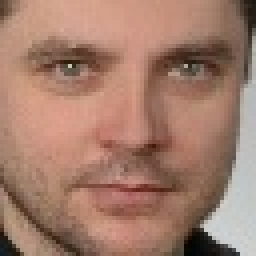
#> input picture photos64/AIN_Ivan Polasek_align.jpg, 64 x 64 px (shown 4 times larger); its folder holds 4 pictures in this run
$ jupyter execute --allow-errors PCA_orig_TrainSet.ipynb   (shell and % lines are left out)
#> lines starting #> are read from the running program, lines starting #| are printed output that depends on the picture
[cell 1]
import os
import cv2
import numpy as np
import matplotlib.pyplot as plt
from sklearn.cluster import KMeans
import sklearn.datasets
from sklearn.decomposition import PCA, TruncatedSVD
import seaborn as sns

### Nacitaj tvare

[cell 2]
# ziskavanie ciest k suborom s fotografiami
_, _, files = list(os.walk("photos64"))[0]

faces = dict()

# nacitanie fotografii
for f in files:
    f.encode('unicode_escape')
    img = cv2.imread("photos64/"+f)
#> img is the input picture: shape (64, 64, 3); mean B, G, R 107.9, 124.6, 163
    # zmena farebnosti z farebnych na grayscale
    gray = cv2.cvtColor(img, cv2.COLOR_BGR2GRAY)
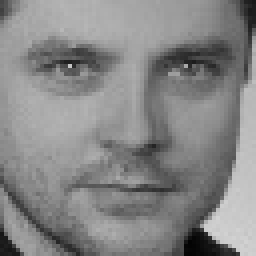
#> gray: shape (64, 64) (shown 4 times larger); min 3, max 210, mean 134.2
    faces[f] = gray
#> pass 2 of the loop `for f in files:`:
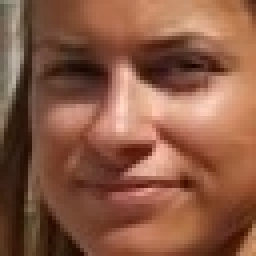
#> input picture photos64/AIN_Dana Skorvankova_align.jpg, 64 x 64 px (shown 4 times larger)
#> img is the input picture: shape (64, 64, 3); mean B, G, R 68.1, 89.9, 138.7
#> `gray = cv2.cvtColor(img, cv2.COLOR_BGR2GRAY)`:
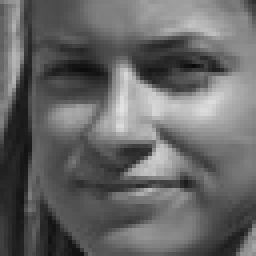
#> gray: shape (64, 64) (shown 4 times larger); min 10, max 226, mean 102
#> pass 3 of the loop `for f in files:`:
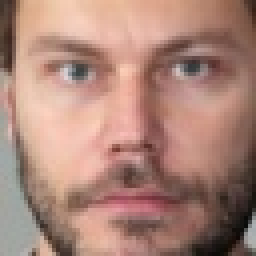
#> input picture photos64/AIN_Andrej Mihalik_align.jpg, 64 x 64 px (shown 4 times larger)
#> img is the input picture: shape (64, 64, 3); mean B, G, R 120.4, 133, 171.5
#> `gray = cv2.cvtColor(img, cv2.COLOR_BGR2GRAY)`:
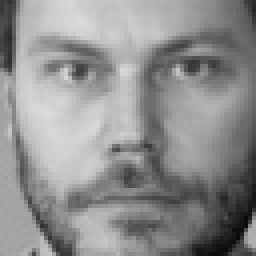
#> gray: shape (64, 64) (shown 4 times larger); min 9, max 220, mean 143.1
#> the loop made 4 passes; the first 3 are shown

### Nacitanie trenovacieho dataset

#> (a cell that did not finish here is left out)

#> (a cell that did not finish here is left out)

### Priemerna tvar

[cell 5]
avg_face = np.zeros(64*64)
#> avg_face = 4096 values from 0 to 0
# vypocet suctu vsetkych tvari
#> (the rest of this cell did not finish here and is left out)

### Rozdielny trenovacich oproti priemernej tvary

[cell 6]
# vypocet rozdiel trenovacich tvari od priemernej tvare
face_train_diffs = list()
#> (the rest of this cell did not finish here and is left out)

### Vypocitaj eigenfaces

[cell 7]
# vytvorenie matice obsahujucej vektory forografii ako stlpce
A = np.matrix([i for i in face_train_diffs]).T
# vypocet matice (A^T)*(A)
AtA = np.matmul(A.T, A)
# vypocet eigenvektor matice (A^T)*(A)
_, vec = np.linalg.eigh(AtA)
# vypocet eigenfaces pre maticu A
eigen = np.array([np.array(np.matmul(A, v.T).T)[0] for v in vec]).T

#> (a cell that did not finish here is left out)

### Rozdielny nasich oproti priemernej tvary

[cell 9]
#vypocet rozdielu nasich footgrafii od trenovacej priemernej tvare
face_diffs = dict()
for name, face in faces.items():
    face_vec = face.flatten()
    face_diffs[name] = face_vec - avg_face
#> this loop made 4 passes
#> name on passes 1 to 4: 'AIN_Ivan Polasek_align.jpg', 'AIN_Dana Skorvankova_align.jpg', 'AIN_Andrej Mihalik_align.jpg', 'AIN extra_Roman Durikovic_align.jpg'
#> after the loop, face_diffs = 4 items

### Vypocitaj koeficienty eigenfaces pre jednotlive tvare

[cell 10]
# vypocet koeficientov eigenfaces pre jednotlive nase fotografie
face_vals = dict()
#> (the rest of this cell did not finish here and is left out)

### Hľadanie lakťa na celych dátach

[cell 11]
# snaha najst "elbow" pre kmeans cize pocet kluster kde sa rychlosť poklesu chybu vyrazne spomaly
iner = []
rang = list(range(1,50))
#> (the rest of this cell did not finish here and is left out)

[cell 12]
# hladanie najpodobnejsej tvare ku kazdej tvary pomocou Euklidovksej vzialenosti
# rozdielu vektorou koeficientou eigenfaces
for name1, val1 in face_vals.items():
    # zapamatanie zatial najlepsej tvare
    best_dist = float("inf")
    best_name = ""
    for name2, val2 in face_vals.items():
        # ak najde lepsiu nahradi nou zatial najlepsiu
        if name1 != name2 and np.linalg.norm(val1 - val2) < best_dist:
            best_dist = np.linalg.norm(val1 - val2)
            best_name = name2
    #print("Najpodobnejsia tvar k", name1, "je", best_name, best_dist)
    print(f"{name1:42} {best_name:42} {best_dist:1.18}")
